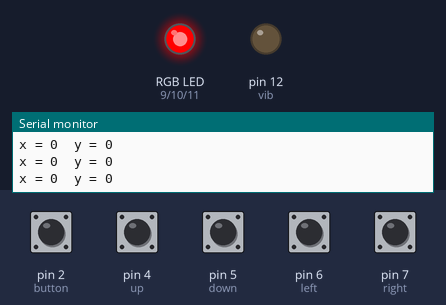
A sketch run on a simulated Arduino Uno, built with avr-gcc and run on an emulated ATmega328P. Parts: an RGB LED mixed from three pins (HIGH = lit), output pins drawn as LEDs (lit = HIGH), the last lines printed to the serial monitor. Inputs (shaded band) come from the test bench; at power-on: pin 2 (button), pin 4 (up), pin 5 (down), pin 6 (left), pin 7 (right) LOW. Dim RGB values are drawn brighter than linear.

Above: at 1.4 s.
1.5 s: pin 4 (up) pulled HIGH for 0.15 s
At 2.8 s:
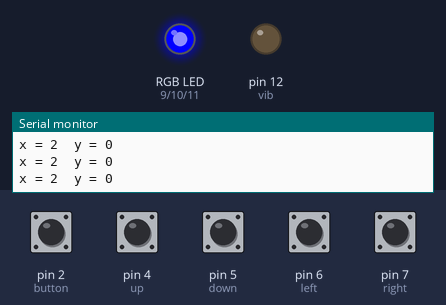
3.1 s: pin 7 (right) pulled HIGH for 0.15 s
At 3.6 s:
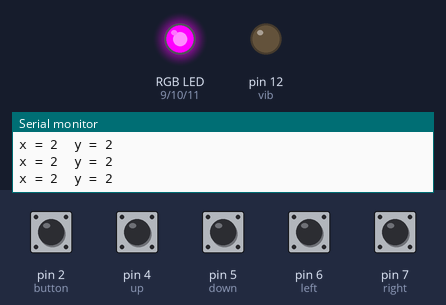
4.7 s: pin 5 (down) pulled HIGH for 0.15 s
At 4.78 s:
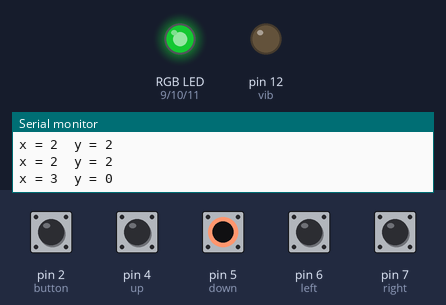
6.3 s: pin 5 (down) pulled HIGH for 1 s
At 7.1 s:
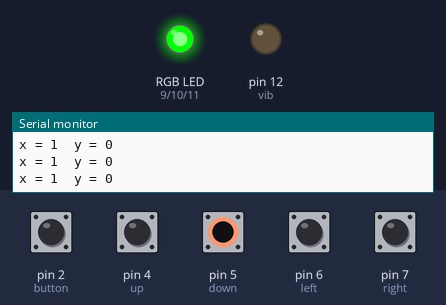
8.8 s: pin 4 (up) pulled HIGH for 1 s
At 10.8 s:
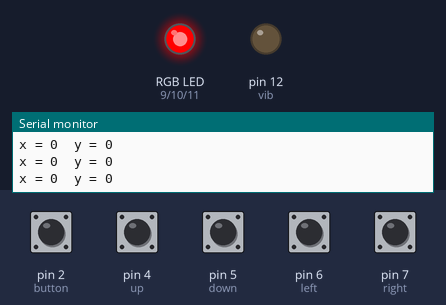
11.3 s: pin 7 (right) pulled HIGH for 1 s
At 12.0 s:
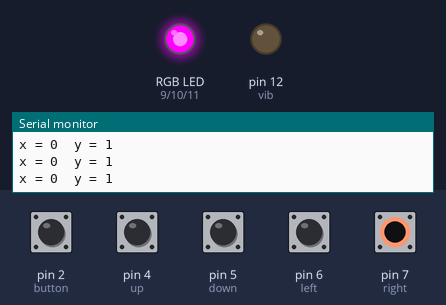
Timing chart, 0 to 14.3 s (numbered marks = the images above; inputs shaded):
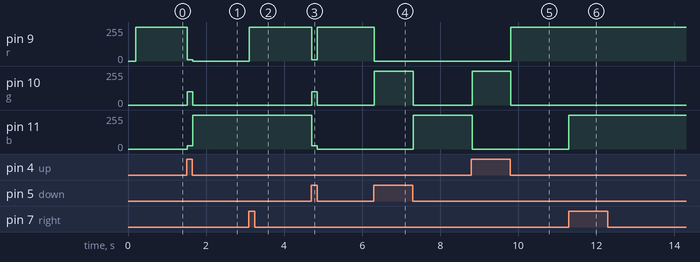

The sketch:

silverPika_bu5.ino
```cpp
#include <SoftwareSerial.h>

#define width 4
#define height 3
int currX;
int menu[width][4];  //first is the height for position in width the others are RGB
int heightColors[height][3];
int lastState[5];
int r = 9, g = 10, b = 11;
int button = 2, up = 4, down = 5, left = 6, right = 7, vib = 12;
int notifyFlag = 0;
int vibFlag = 0;
int vibStract[8];
int notifyColors[3];
int lastBeat , beat = 0, currBeat;
int firstVibBeat;
int isRinging = 0;
SoftwareSerial bt(3, 8);

void setup() {
  Serial.begin(9600);
  bt.begin(115200);
  delay(100);
  bt.print("U,9600,N");
  delay(100);
  bt.begin(9600);
  lastState[0] = 0;
  lastState[1] = 0;
  lastState[2] = 0;
  lastState[3] = 0;
  lastState[4] = 0;
  pinMode(button, INPUT);
  pinMode(up, INPUT);
  pinMode(down, INPUT);
  pinMode(left, INPUT);
  pinMode(right, INPUT);
  pinMode(r, OUTPUT);
  pinMode(g, OUTPUT);
  pinMode(b, OUTPUT);
  pinMode(vib, OUTPUT);
  newSettings();
  setColor();
  lastBeat = (int)millis();
}

void loop() {
  currBeat = (int)millis();
  if(currBeat - lastBeat >= 1000) {
    lastBeat = currBeat;
    if(vibFlag == 1) {
      if(vibStract[(beat - firstVibBeat + 8)%8] == 1) {
        digitalWrite(vib, HIGH);
//        Serial.print("1");
      } else {
        digitalWrite(vib, LOW);
//        Serial.print("0");
      }
    }
    if(notifyFlag == 1) {
      if(beat % 2 == 0) {
        analogWrite(r, notifyColors[0]);
        analogWrite(g, notifyColors[1]);
        analogWrite(b, notifyColors[2]);
      } else {
        analogWrite(r, 0);
        analogWrite(g, 0);
        analogWrite(b, 0);
      }
    }
    beat++;
    if(beat > 7) {
      beat = 0;
    }
    if((beat - firstVibBeat) % 8 == 0) {
//      Serial.println();
      vibFlag = 0;
      digitalWrite(vib, LOW);
//      Serial.println("--");
    }
  }
  if(bt.available()) {
    getData();
  }
  trackBallCheck();
  Serial.print("x = ");
  Serial.print(currX);
  Serial.print("\ty = ");
  Serial.println(menu[currX][0]);
}

void newSettings() {
  menu[0][1] = 255;
  menu[0][2] = 0;
  menu[0][3] = 0;

  menu[1][1] = 0;
  menu[1][2] = 255;
  menu[1][3] = 0;

  menu[2][1] = 0;
  menu[2][2] = 0;
  menu[2][3] = 255;

  menu[3][1] = 10;
  menu[3][2] = 100;
  menu[3][3] = 25;

  resetHeight();
//
//  menu[0][3][0] = 80;
//  menu[0][3][1] = 80;
//  menu[0][3][2] = 80;

  heightColors[0][0] = 255;
  heightColors[0][1] = 0;
  heightColors[0][2] = 255;

  heightColors[1][0] = 255;
  heightColors[1][1] = 255;
  heightColors[1][2] = 0;

  heightColors[2][0] = 0;
  heightColors[2][1] = 255;
  heightColors[2][2] = 255;
}

void resetHeight() {
  menu[0][0] = 0;
  menu[1][0] = 0;
  menu[2][0] = 0;
  menu[3][0] = 0;
}

void getData() {
  int i, d;
//  int colors[3];
  int in[20];
  i = 0;
  for(i = 0; i < 20; i++) {
    while(!bt.available());
    d = bt.read();
    in[i] = d;
  }
  switch(in[0])
  {
    case ('c'):
      isRinging = 1;
    case ('o'):
      notifyColors[0] = 100*in[2] + 10*in[3] + 1*in[4];
      notifyColors[1] = 100*in[5] + 10*in[6] + 1*in[7];
      notifyColors[2] = 100*in[8] + 10*in[9] + 1*in[10];
      vibStract[0] = in[12] - '0';
      vibStract[1] = in[13] - '0';
      vibStract[2] = in[14] - '0';
      vibStract[3] = in[15] - '0';
      vibStract[4] = in[16] - '0';
      vibStract[5] = in[17] - '0';
      vibStract[6] = in[18] - '0';
      vibStract[7] = in[19] - '0';
      notifyFlag = 1;
      vibFlag = 1;
      firstVibBeat = beat;
      for(i = 0; i < 20; i++) {
//        Serial.print(in[i] - 48);
//        Serial.print(":");
      }
//      Serial.println();
      break;
    case ('s'):
      isRinging = 0;
      notifyFlag = 0;
      break;
    default:
      break;
  }
}

void sendData(char c) {
  char msg[4];
  if(isRinging == 1) {
    if(c == 'u') {
      msg[0] = 'a';
    } else if(c == 'd') {
      msg[0] = 's';
    }
  } else {
    msg[0] = c;
  }
  msg[1] = currX + '0';
  msg[2] = menu[currX][0] + '0';
  msg[3] = '\0';
//  bt.print(msg[0]);
//  bt.print(msg[1]);
//  bt.print(msg[2]);
  bt.write(msg);
}

int dr[5];
void trackBallCheck() {
  dr[0] = digitalRead(button);
  dr[1] = digitalRead(up);
  dr[2] = digitalRead(down);
  dr[3] = digitalRead(left);
  dr[4] = digitalRead(right);

//  Serial.print("button = ");
//  Serial.print(dr[0]);
//  Serial.print("\tup = ");
//  Serial.print(dr[1]);
//  Serial.print("\tdown = ");
//  Serial.print(dr[2]);
//  Serial.print("\tleft = ");
//  Serial.print(dr[3]);
//  Serial.print("\tright = ");
//  Serial.println(dr[4]);
 if(lastState[0] != dr[0]) {
   lastState[0] = dr[0];
   notifyFlag = 0;
   sendData('b');
 }
 if(lastState[1] != dr[1]) {
   lastState[1] = dr[1];
   notifyFlag = 0;
   currX+=3;
   currX %= width;
   resetHeight();
   sendData('r');
   setColor();
 }
 if(lastState[2] != dr[2]) {
   lastState[2] = dr[2];
   notifyFlag = 0;
     currX++;
     currX %= width;
     resetHeight();
     sendData('l');
     setColor();
 }
 if(lastState[3] != dr[3]) {
   lastState[3] = dr[3];
   notifyFlag = 0;
   if(menu[currX][0] > 1) {
     menu[currX][0]--;
     setColor();
   }
   sendData('d');
 }
 if(lastState[4] != dr[4]) {
   lastState[4] = dr[4];
   notifyFlag = 0;
   if(menu[currX][0] < width) {
     menu[currX][0]++;
     setColor();
   }
   sendData('u');
  }
}

void setColor() {
  if(menu[currX][0] == 0) {
    analogWrite(r, menu[currX][1]);
    analogWrite(g, menu[currX][2]);
    analogWrite(b, menu[currX][3]);
  } else {
    analogWrite(r, heightColors[menu[currX-1][0]][0]);
    analogWrite(g, heightColors[menu[currX-1][0]][1]);
    analogWrite(b, heightColors[menu[currX-1][0]][2]);
  }
}
```

Measured:
- after the input at 1.5 s, pin 9 (r): 255/255 → 10/255 at once, → 0/255 0.15 s later; pin 10 (g): 0/255 → 100/255 at once, → 0/255 0.15 s later; pin 11 (b): 0/255 → 25/255 at once, → 255/255 0.15 s later
- after the input at 3.1 s, pin 9 (r): 0/255 → 255/255 at once
- after the input at 4.7 s, pin 9 (r): 255/255 → 10/255 at once, → 255/255 0.15 s later; pin 10 (g): 0/255 → 100/255 at once, → 0/255 0.15 s later; pin 11 (b): 255/255 → 25/255 at once, → 0/255 0.15 s later
- after the input at 6.3 s, pin 9 (r): 255/255 → 0/255 at once; pin 10 (g): 0/255 → 255/255 at once, → 0/255 1.0 s later; pin 11 (b): 0/255 → 255/255 after 1.0 s
- after the input at 8.8 s, pin 9 (r): 0/255 → 255/255 after 1.0 s; pin 10 (g): 0/255 → 255/255 at once, → 0/255 0.99 s later; pin 11 (b): 255/255 → 0/255 at once
- after the input at 11.3 s, pin 11 (b): 0/255 → 255/255 at once
